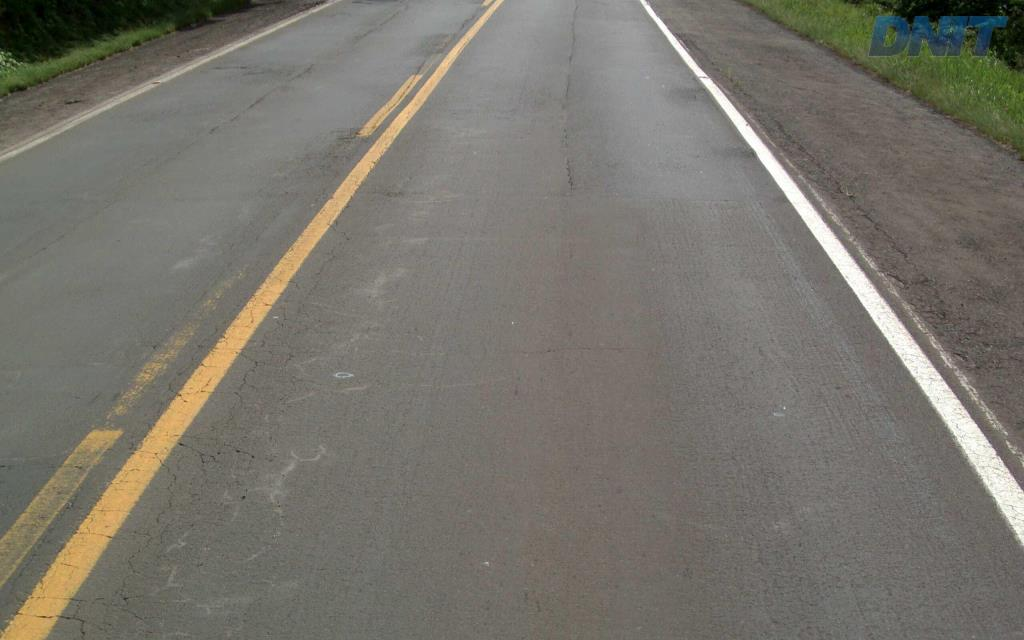
#> input picture datasets/01_rdd2022_india/real_images/aug_mega_0_github_dataset_1014603_RS_386_386RS124739_29940_RAW.jpg, 1024 x 640 px; its folder holds only this picture in this run
$ python -i surface_classifier.py   (imports and definitions only)   (older library calls are emulated)
#> lines starting #> are read from the running program, lines starting #| are printed output that depends on the picture; after the words box and inside, x2 and y2 are one past the last pixel; in counts of white or black regions, pixels touching at a corner belong together
"""Pavement material and road domain classifier (SurfaceTypeNet).

Classifies roadway surfaces into standard civil engineering pavement categories:
  1. Flexible Bituminous Asphalt (IRC:37 / IRC:82 / MoRTH Section 500)
  2. Rigid Cement Concrete (IRC:58 / IRC:15 / MoRTH Section 600)
  3. Unpaved Rural Earthen / Dirt / Gravel Track (IRC:SP:72 / IRC:SP:20 - Rural Road Manual)
  4. Interlocking Concrete Paver Blocks / ICBP (IRC:SP:63)

Switches civil engineering repair standards, cost ledgers, and patch limits
dynamically based on the physical surface material.
"""

import os
import warnings
import joblib
import numpy as np

try:
    import cv2
except ImportError:
    cv2 = None

_CKPT_PATH = os.path.abspath(os.path.join(os.path.dirname(__file__), "..", "checkpoints", "advanced_5_models.joblib"))
_CACHED_BUNDLE = None
_CACHED_MTIME = None


def load_advanced_5_bundle():
    """Loads and caches `checkpoints/advanced_5_models.joblib` once per mtime."""
    global _CACHED_BUNDLE, _CACHED_MTIME
    if not os.path.exists(_CKPT_PATH):
        return {}
    try:
        mtime = os.path.getmtime(_CKPT_PATH)
        if _CACHED_BUNDLE is not None and _CACHED_MTIME == mtime:
            return _CACHED_BUNDLE
        with warnings.catch_warnings():
            warnings.simplefilter("ignore")
            _CACHED_BUNDLE = joblib.load(_CKPT_PATH) or {}
            _CACHED_MTIME = mtime
        return _CACHED_BUNDLE
    except Exception:
        return {}


SURFACE_CLASSES = {
    0: {
        "id": 0,
        "code": "flexible_bituminous_asphalt",
        "name": "Flexible Bituminous Pavement (Asphalt)",
        "civil_standard": "IRC:37-2018 / IRC:82-2015",
        "morth_section": "MoRTH Section 500 (Bituminous Base & Surface Courses)",
        "repair_method": "Mechanical saw-cutting, VG-30 tack coat, and hot-mix Bituminous Concrete (BC) patching",
        "bitumen_patching_applicable": True,
        "max_single_patch_m2": 2.0,
        "base_unit_rate_inr_per_tonne": 7500.0,
    },
    1: {
        "id": 1,
        "code": "rigid_cement_concrete",
        "name": "Rigid Cement Concrete Pavement",
        "civil_standard": "IRC:58-2015 / IRC:15-2017",
        "morth_section": "MoRTH Section 600 (Concrete Pavement Construction)",
        "repair_method": "Full-depth slab replacement, dowel bar retrofitting, rapid-hardening epoxy mortar stitch",
        "bitumen_patching_applicable": False,
        "max_single_patch_m2": 4.5,
        "base_unit_rate_inr_per_tonne": 9200.0,
    },
    2: {
        "id": 2,
        "code": "unpaved_rural_earthen_dirt",
        "name": "Unpaved Rural Earthen / Dirt / Gravel Road",
        "civil_standard": "IRC:SP:72-2015 / IRC:SP:20 (PMGSY Rural Road Manual)",
        "morth_section": "IRC:SP:20 Cl. 8 (Maintenance of Earthen & Gravel Roads)",
        "repair_method": "Motor-grader scarifying, subgrade camber reshaping, gravel replenishment, and drainage ditch restoration (Bituminous patching NOT applicable)",
        "bitumen_patching_applicable": False,
        "max_single_patch_m2": 15.0,
        "base_unit_rate_inr_per_tonne": 0.0,
        "rural_grading_cost_per_m2": 45.0,
    },
    3: {
        "id": 3,
        "code": "interlocking_concrete_paver",
        "name": "Interlocking Concrete Block Pavement (ICBP)",
        "civil_standard": "IRC:SP:63-2018",
        "morth_section": "IRC:SP:63 Cl. 9 (Maintenance & Re-laying of Paver Blocks)",
        "repair_method": "Lifting damaged blocks, regrading bed sand layer, relaying blocks, and vibro-compaction joint sand replenishment",
        "bitumen_patching_applicable": False,
        "max_single_patch_m2": 6.0,
        "base_unit_rate_inr_per_tonne": 0.0,
        "paver_relay_cost_per_m2": 380.0,
    },
}


class SurfaceTypeClassifier:
    """Multispectral colorimetry and structural texture analyzer for pavement classification."""

    @property
    def is_ready(self):
        return True

    def __init__(self):
        self.classes = SURFACE_CLASSES
        bundle = load_advanced_5_bundle()
        self._trained_model = (bundle.get("surface_classifier") or {}).get("classifier")

    def analyze_surface(self, img_rgb, roi_top_fraction=0.38):
        """
        Classifies the pavement surface from the road region of interest (ROI).

        Parameters:
            img_rgb: np.ndarray (H, W, 3) in uint8 RGB format.
            roi_top_fraction: float, fraction from top where road surface begins.

        Returns:
            dict containing surface classification, civil standards, and repair applicability.
        """
#> called with roi_top_fraction = 0.38
        img = np.asarray(img_rgb, dtype=np.uint8)
        if img.ndim == 2:
            img = np.stack([img] * 3, axis=-1)
        elif img.ndim == 3 and img.shape[2] == 4:
            img = img[:, :, :3]
        elif img.ndim != 3 or img.shape[2] < 3:
            return dict(self.classes[0], confidence=0.50, features={}, warning="Invalid image shape")

        H, W = img.shape[:2]
        if H < 4 or W < 4:
            return dict(self.classes[0], confidence=0.50, features={}, warning="Image too small")

        y0 = int(H * np.clip(roi_top_fraction, 0.20, 0.60))
        road_roi = img[y0:, :]
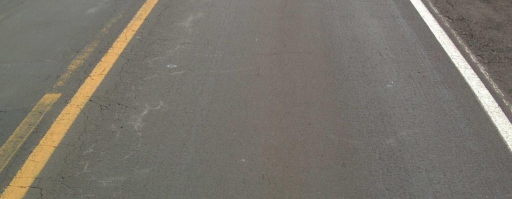
#> road_roi: shape (397, 1024, 3) (shown at 1/2 size); mean R, G, B 120.8, 116.1, 107.8
        if road_roi.size == 0:
            return dict(self.classes[0], confidence=0.50, features={}, warning="Empty ROI")

        r = road_roi[:, :, 0].astype(np.float32)
        g = road_roi[:, :, 1].astype(np.float32)
        b = road_roi[:, :, 2].astype(np.float32)
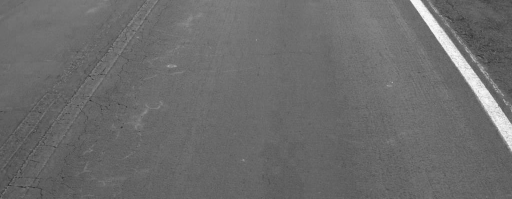
#> b: shape (397, 1024) float32 (shown at 1/2 size); min 6, max 255, mean 107.8

        mean_r = float(np.mean(r))
#> mean_r = 120.8
        mean_g = float(np.mean(g))
#> mean_g = 116.1
        mean_b = float(np.mean(b))
#> mean_b = 107.8
        mean_lum = float(0.299 * mean_r + 0.587 * mean_g + 0.114 * mean_b)
#> mean_lum = 116.5

        rb_ratio = float(mean_r / (mean_b + 1e-4))
#> rb_ratio = 1.12
        rg_ratio = float(mean_r / (mean_g + 1e-4))
#> rg_ratio = 1.04

        cmax = np.maximum(np.maximum(r, g), b)
        cmin = np.minimum(np.minimum(r, g), b)
        delta = cmax - cmin
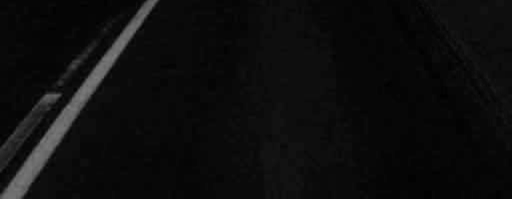
#> delta: shape (397, 1024) float32 (shown at 1/2 size); min 0, max 128, mean 13.2
        sat = np.zeros_like(cmax)
        nz = cmax > 1e-4
#> nz: shape (397, 1024) bool; every value is 1
        sat[nz] = delta[nz] / cmax[nz]
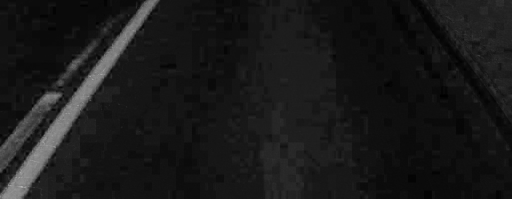
#> sat: shape (397, 1024) float32 (shown at 1/2 size); min 0, max 0.944, mean 0.0997
        mean_sat = float(np.mean(sat))
#> mean_sat = 0.0997
        sat_p75 = float(np.percentile(sat, 75))
#> sat_p75 = 0.11

        if cv2 is not None:
            gray_roi = cv2.cvtColor(road_roi, cv2.COLOR_RGB2GRAY)
            lap = cv2.Laplacian(gray_roi, cv2.CV_32F, ksize=3)
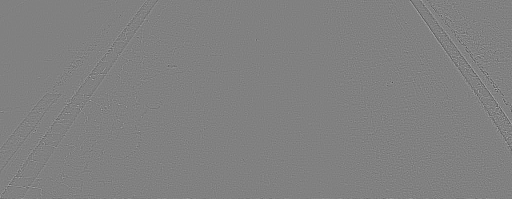
#> lap: shape (397, 1024) float32 (shown at 1/2 size); min -574, max 562, mean 0; drawn with min black and max white
            texture_energy = float(lap.var())
#> texture_energy = 1319.9
            gx = cv2.Sobel(gray_roi, cv2.CV_32F, 1, 0, ksize=3)
            gy = cv2.Sobel(gray_roi, cv2.CV_32F, 0, 1, ksize=3)
            grad_mag = np.sqrt(gx ** 2 + gy ** 2)
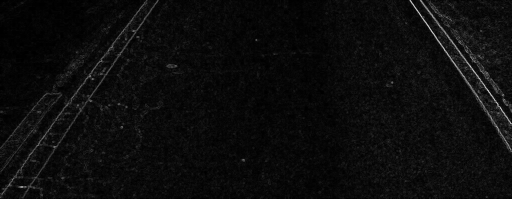
#> grad_mag: shape (397, 1024) float32 (shown at 1/2 size); min 0, max 551.5, mean 27.1; drawn with min black and max white
            high_freq_ratio = float((grad_mag > 25.0).mean())
#> high_freq_ratio = 0.381
        else:
            gray_roi = (0.299 * r + 0.587 * g + 0.114 * b).astype(np.float32)
            texture_energy = float(np.var(gray_roi))
            high_freq_ratio = 0.05

        # Extract green foliage / rural canopy context from upper borders
        hsv_full = cv2.cvtColor(img, cv2.COLOR_RGB2HSV) if cv2 is not None else None
#> hsv_full: shape (640, 1024, 3); mean H, S, V 23.7, 29, 120.4
        if hsv_full is not None:
            # Green foliage: Hue 25-85 in OpenCV scale (0-180), Saturation >= 25
            is_green = (hsv_full[:, :, 0] >= 25) & (hsv_full[:, :, 0] <= 85) & (hsv_full[:, :, 1] >= 25)
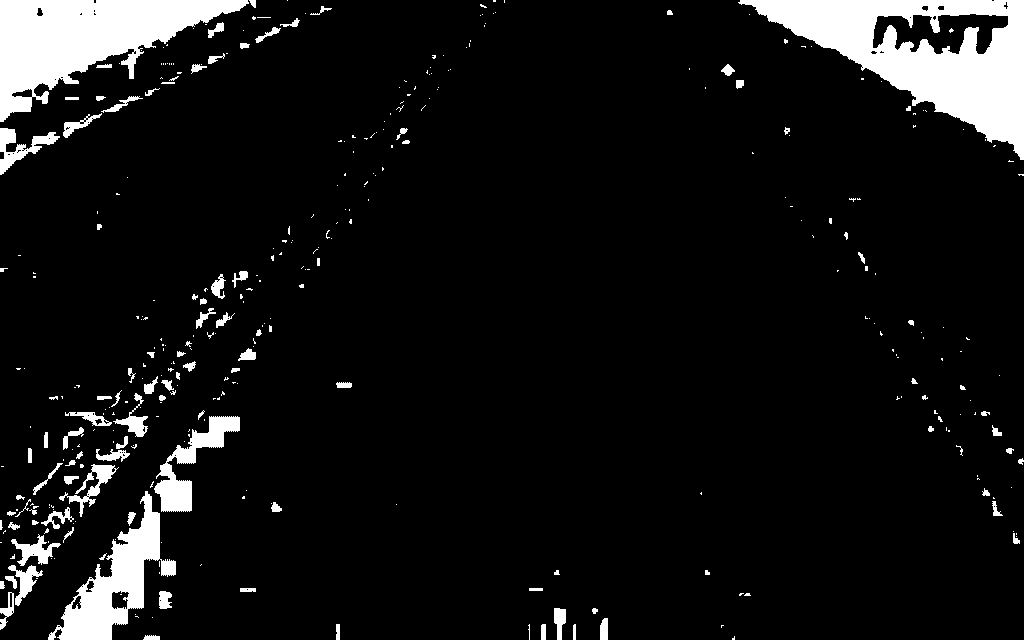
#> is_green: shape (640, 1024) bool; 8.1% white; 372 white regions (264 under 20 px), largest, box (x1, y1, x2, y2) and area: (738, 0, 1024, 160) 18959, (0, 0, 249, 122) 14209, (48, 491, 176, 640) 6251
            upper_h = int(H * 0.45)
            foliage_left = float(is_green[:upper_h, :int(W * 0.35)].mean())
#> foliage_left = 0.165
            foliage_right = float(is_green[:upper_h, int(W * 0.65):].mean())
#> foliage_right = 0.188
            foliage_upper = float(is_green[:upper_h, :].mean())
#> foliage_upper = 0.124
            rural_foliage_evidence = max(0.0, min(1.0, (max(foliage_left, foliage_right, foliage_upper) - 0.20) / 0.35))
#> rural_foliage_evidence = 0
        else:
            rural_foliage_evidence = 0.0

        scores = {0: 0.0, 1: 0.0, 2: 0.0, 3: 0.0}

        # 1. Unpaved Rural Earthen / Dirt Road Evidence
        # Characteristics: rural foliage borders, warm soil tone, puddle mud contrast, unsealed track
        earth_tone_evidence = max(0.0, min(1.0, (rb_ratio - 1.01) / 0.15))
#> earth_tone_evidence = 0.734
        mud_saturation_evidence = max(0.0, min(1.0, (mean_sat - 0.08) / 0.15))
#> mud_saturation_evidence = 0.131
        scores[2] = (
            0.45 * rural_foliage_evidence
            + 0.30 * earth_tone_evidence
            + 0.25 * mud_saturation_evidence
        )

        # 2. Rigid Cement Concrete Pavement Evidence
        # Characteristics: High luminance (light gray/off-white), low color saturation, neutral R ≈ G ≈ B, low foliage
        concrete_lum_evidence = max(0.0, min(1.0, (mean_lum - 145.0) / 35.0))
#> concrete_lum_evidence = 0
        neutral_tint_evidence = max(0.0, min(1.0, 1.0 - abs(rb_ratio - 1.0) / 0.08))
#> neutral_tint_evidence = 0
        low_sat_evidence = max(0.0, min(1.0, (0.10 - mean_sat) / 0.06))
#> low_sat_evidence = 0.00477
        scores[1] = (0.45 * concrete_lum_evidence + 0.35 * neutral_tint_evidence + 0.20 * low_sat_evidence) * (1.0 - 0.7 * rural_foliage_evidence)

        # 3. Interlocking Concrete Paver Blocks Evidence
        # Characteristics: high repetitive frequency, moderate luminance, urban/industrial context (low rural foliage)
        paver_edge_evidence = max(0.0, min(1.0, (high_freq_ratio - 0.20) / 0.25))
#> paver_edge_evidence = 0.726
        scores[3] = (paver_edge_evidence * 0.75) * (1.0 - 0.8 * rural_foliage_evidence)

        # 4. Flexible Bituminous Asphalt Evidence
        # Default engineered highway surface: dark to medium gray, neutral tint, moderate saturation, asphalt binder
        asphalt_lum_evidence = max(0.0, min(1.0, (140.0 - mean_lum) / 45.0))
#> asphalt_lum_evidence = 0.522
        asphalt_neutral = max(0.0, min(1.0, 1.0 - abs(rb_ratio - 1.01) / 0.10))
#> asphalt_neutral = 0
        scores[0] = (0.55 * asphalt_lum_evidence + 0.45 * asphalt_neutral) * (1.0 - 0.6 * rural_foliage_evidence)

        total = sum(scores.values()) + 1e-8
#> total = 1.09
        probs = {k: round(v / total, 4) for k, v in scores.items()}
#> probs = {0: 0.264, 1: 0.0009, 2: 0.233, 3: 0.502}

        if self._trained_model is not None:
            try:
                feat_vec = np.array([[
                    mean_lum / 255.0,
                    rb_ratio,
                    rg_ratio,
                    mean_sat,
                    sat_p75,
                    min(1.0, texture_energy / 800.0),
                    high_freq_ratio,
                    rural_foliage_evidence,
                ]], dtype=np.float32)
                ml_probs = self._trained_model.predict_proba(feat_vec)[0]
                for k in range(min(4, len(ml_probs))):
                    probs[k] = round(0.55 * probs.get(k, 0.0) + 0.45 * float(ml_probs[k]), 4)
            except Exception:
                pass

        best_cls_id = int(max(probs, key=probs.get))
#> best_cls_id = 3
        best_conf = float(probs[best_cls_id])
#> best_conf = 0.502

        # Hysteresis threshold: only declare unpaved or concrete if confidence exceeds baseline floor
        if best_cls_id == 2 and (best_conf < 0.42 or rural_foliage_evidence < 0.25):
            best_cls_id = 0
            best_conf = probs[0]
        elif best_cls_id in (1, 3) and best_conf < 0.45:
            best_cls_id = 0
            best_conf = probs[0]

        meta = dict(self.classes[best_cls_id])
#> meta = 10 items
        meta["confidence"] = round(best_conf, 4)
        meta["trained_checkpoint_loaded"] = bool(self._trained_model is not None)
        meta["probabilities"] = {self.classes[k]["code"]: probs[k] for k in probs}
        meta["features"] = {
            "mean_luminance": round(mean_lum, 1),
            "red_to_blue_ratio": round(rb_ratio, 3),
            "mean_saturation": round(mean_sat, 3),
            "saturation_p75": round(sat_p75, 3),
            "texture_energy": round(texture_energy, 1),
            "high_freq_edge_ratio": round(high_freq_ratio, 4),
        }

        # Civil Engineering Ledger Advice
        if best_cls_id == 2:
            meta["engineering_advisory"] = (
                "IRC:SP:72 COMPLIANCE: Carriageway is an unpaved rural earthen/gravel road. "
                "MoRTH Section 500 Bituminous Concrete (BC) patching is physically inapplicable. "
                "Defects require motor-grader shaping, gravel compaction, and drainage clearing."
            )
        elif best_cls_id == 1:
            meta["engineering_advisory"] = (
                "IRC:58 COMPLIANCE: Rigid concrete carriageway identified. "
                "Joint spalling and slab cracking require rapid-hardening epoxy mortar or slab stitching per IRC:15."
            )
        elif best_cls_id == 3:
            meta["engineering_advisory"] = (
                "IRC:SP:63 COMPLIANCE: Interlocking block pavement detected. "
                "Surface distress requires block lifting, bed sand regrading, and joint sand vibro-compaction."
            )
        else:
            meta["engineering_advisory"] = (
                "IRC:82 COMPLIANCE: Flexible bituminous highway pavement verified. "
                "Defects governed by MoRTH Section 500 hot-mix asphalt patching equations."
            )

        return meta

>>> import cv2
>>> picture = cv2.cvtColor(cv2.imread('../datasets/01_rdd2022_india/real_images/aug_mega_0_github_dataset_1014603_RS_386_386RS124739_29940_RAW.jpg'), cv2.COLOR_BGR2RGB)
>>> result = SurfaceTypeClassifier().analyze_surface(picture)
#> result = 15 items

$ run again, on datasets/01_rdd2022_india/real_images/aug_mega_11_github_dataset_1007608_RS_386_386RS289112_28966_RAW.jpg
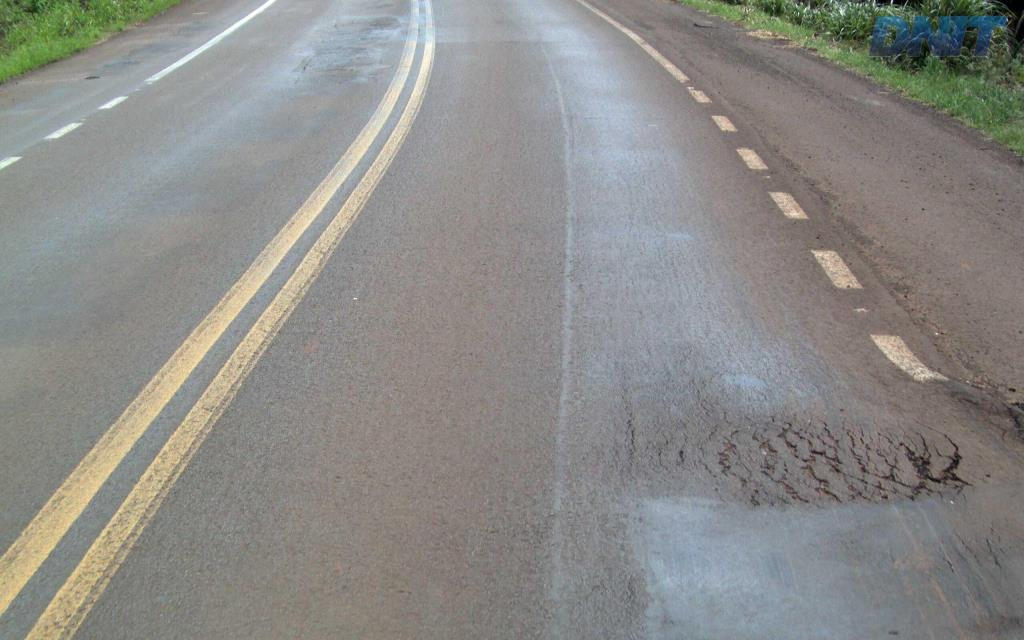
#> input picture datasets/01_rdd2022_india/real_images/aug_mega_11_github_dataset_1007608_RS_386_386RS289112_28966_RAW.jpg, 1024 x 640 px
#> mean_r = 137.9
#> mean_g = 135.2
#> mean_b = 132.3
#> mean_lum = 135.7
#> rb_ratio = 1.04
#> rg_ratio = 1.02
#> nz: shape (397, 1024) bool; every value is 1
#> mean_sat = 0.0863
#> sat_p75 = 0.112
#> texture_energy = 1782.3
#> in analyze_surface, `grad_mag = np.sqrt(gx ** 2 + gy ** 2)`:
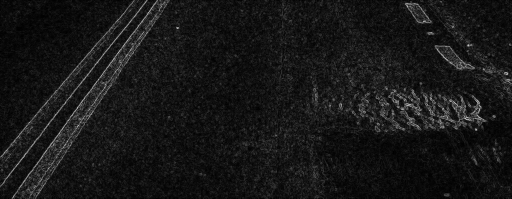
#> grad_mag: shape (397, 1024) float32 (shown at 1/2 size); min 0, max 388.3, mean 35.2; drawn with min black and max white
#> high_freq_ratio = 0.542
#> hsv_full: shape (640, 1024, 3); mean H, S, V 57.3, 24.7, 144.7
#> in analyze_surface, `is_green = (hsv_full[:, :, 0] >= 25) & (hsv_full[:, :, 0] <= 85) & (hs..`:
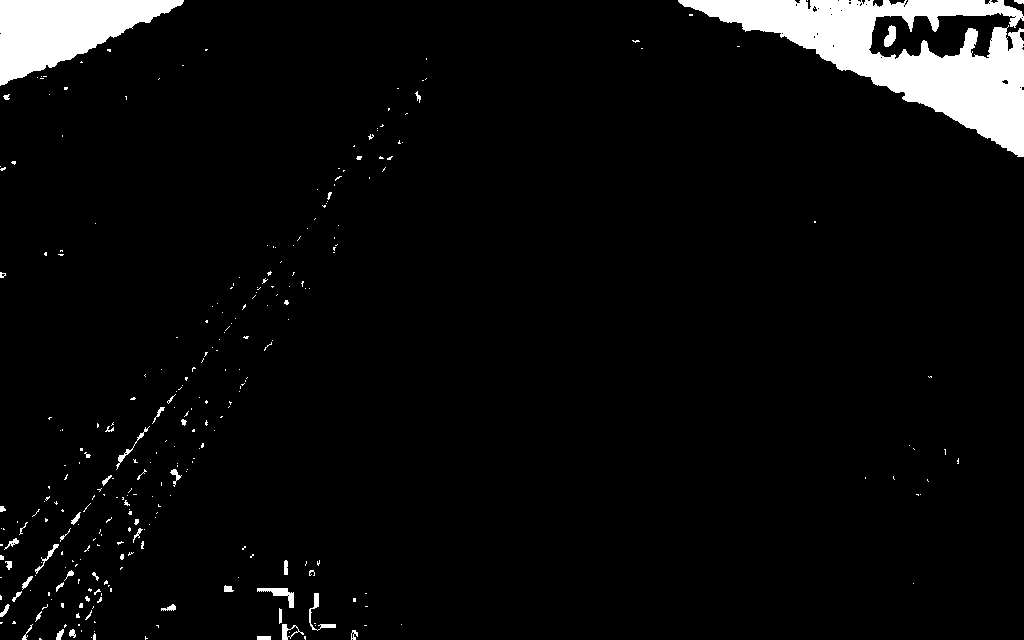
#> is_green: shape (640, 1024) bool; 5% white; 306 white regions (258 under 20 px), largest, box (x1, y1, x2, y2) and area: (678, 0, 1024, 157) 20662, (0, 0, 184, 86) 8571, (257, 588, 294, 608) 264
#> foliage_left = 0.086
#> foliage_right = 0.202
#> foliage_upper = 0.101
#> rural_foliage_evidence = 0.00574
#> earth_tone_evidence = 0.217
#> mud_saturation_evidence = 0.0419
#> concrete_lum_evidence = 0
#> neutral_tint_evidence = 0.469
#> low_sat_evidence = 0.229
#> paver_edge_evidence = 1
#> asphalt_lum_evidence = 0.0959
#> asphalt_neutral = 0.675
#> total = 1.39
#> probs = {0: 0.256, 1: 0.15, 2: 0.0562, 3: 0.537}
#> best_cls_id = 3
#> best_conf = 0.537
#> meta = 10 items
#> result = 15 items
